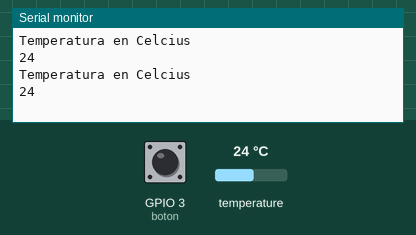
Recording of a sketch running on a simulated ESP32. On the bench: the last lines printed to the serial monitor. The test bench sets the inputs (shaded band); at power-on: temperature 24 °C, GPIO 3 (boton) HIGH.

Above: at 7.5 s.
7.6 s: temperature set to 12 °C
At 11.3 s:
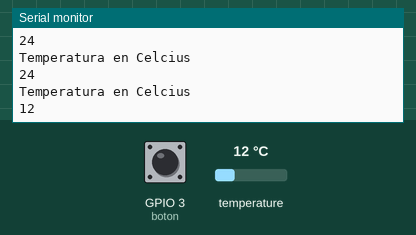
12.2 s: GPIO 3 (boton) pulled LOW for 3 s
At 13.6 s:
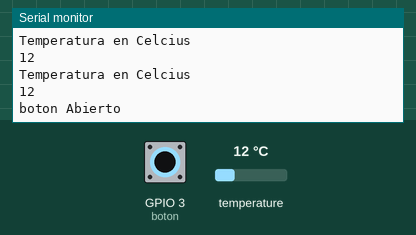
20.2 s: temperature set to 19 °C
At 22.9 s:
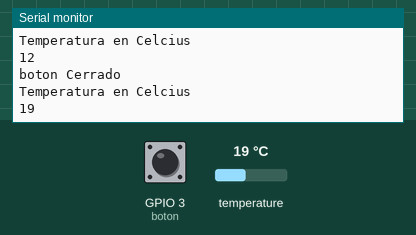
Timing chart, 0 to 24.4 s (numbered marks = the images above; inputs shaded):
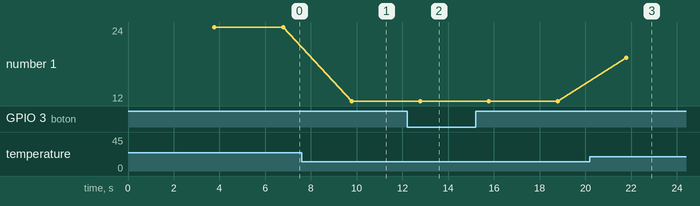

Measured:
- after the input at 7.6 s, the serial monitor: prints a new line after 2.2 s (image 1)
- after the input at 12.2 s, the serial monitor: prints a new line after 0.58 s (image 2)
- after the input at 20.2 s, the serial monitor: prints a new line after 1.6 s (image 3)
- plotted number 1: 24 → 12 after the input at 7.6 s, 12 → 19 after the input at 20.2 s

The sketch:

PracticaconTicker.ino
```cpp
/*
 * Fundacion Kinal
 * Centro educativo tecnico laboral Kinal
 * Electronica
 * Grado: Quinto
 * Sección: A
 * Curso: Taller de electronica digital y reparación de computadoras I
 * Nombre: Jared Hernan Ruiz Aleu
 * Carnet: 2022011
 * Proyecto: Uso de interrupciones de temporizador por medio de Ticker con el sensor DS18B20
*/

//Librerias
#include <Ticker.h>  //esta libreria me permite hacer uso del timer
#include <OneWire.h> //libreria para conectar el sensor
#include <DallasTemperature.h> //libreria que lee la temperatura del sensor

#define boton 3
int estadoAnterior = HIGH;
//Directivas de preprocesador para sensor de termperatura
OneWire oneWire(2);
DallasTemperature sensors(&oneWire);

//Funciones
void temperatura(void);
void push(void);

//Constructores
Ticker tempAccion(temperatura,3000);
Ticker pushAccion(push,6000);

void setup() {
  Serial.begin(19200);  //Inicio la comunicación serial
  sensors.begin();

  pinMode(3, INPUT);

  tempAccion.start();
  pushAccion.start();
}

void loop() {
  tempAccion.update();
  pushAccion.update();
}

void temperatura(){
sensors.requestTemperatures();   //Se envía el comando para leer la temperatura
int tempC= sensors.getTempCByIndex(0); //Se obtiene la temperatura en ºC
Serial.println("Temperatura en Celcius");
Serial.println(tempC);
}

void push(){
  int estadoActual = digitalRead(boton);
   if(estadoActual == LOW && estadoAnterior == HIGH){
   Serial.println("boton Abierto");
   }
   if(estadoActual == HIGH && estadoAnterior == LOW){
   Serial.println("boton Cerrado");
   }
   estadoAnterior = estadoActual;
   }
```
